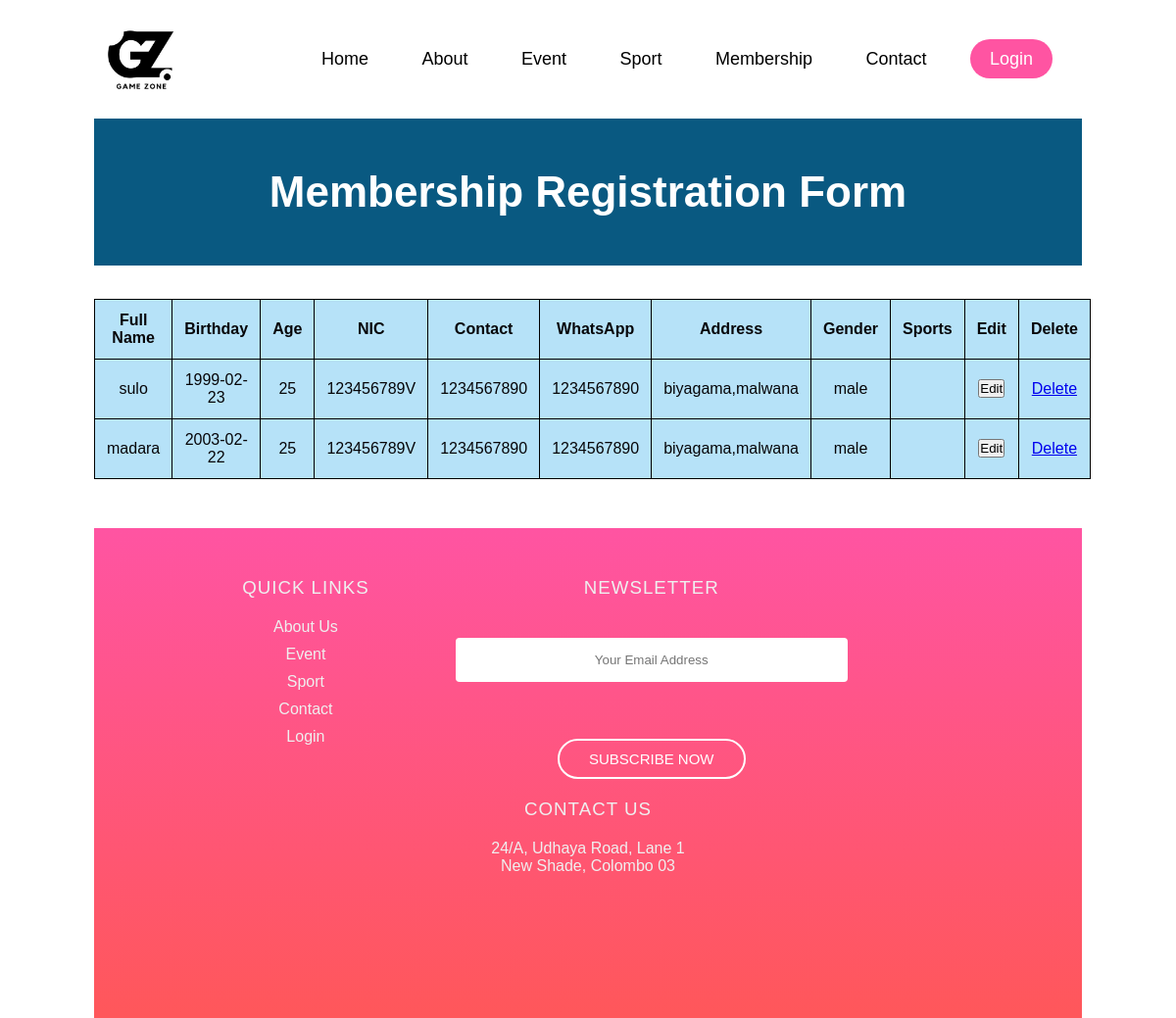
/Admin.php, run on the app's committed database.
### tables this page shows
CREATE TABLE `members` (
  `id` int(11) NOT NULL,
  `full_name` varchar(50) NOT NULL,
  `birthday` date NOT NULL,
  `age` int(3) NOT NULL,
  `nic` varchar(20) NOT NULL,
  `contact` varchar(20) NOT NULL,
  `whatsapp` varchar(15) NOT NULL,
  `address` varchar(100) NOT NULL,
  `gender` enum('male','female') NOT NULL,
  `sports` text NOT NULL
);

### Admin.php (the view, shortened to what this page needs)
<?php
$query = "SELECT * FROM members";
$run = mysqli_query($connect, $query);
?>
<!DOCTYPE html>
<html lang="en">
<head>
</head>
<body>
<div class="container">
        <div class="navbar">
            <img src="logo.jpeg" class="logo" alt="GameZone Logo">
            <nav>
                <ul id="menuList">
                    <li><a href="#">Home</a></li>
                    <li><a href="#">About</a></li>
                    <li><a href="#">Event</a></li>
                    <li><a href="#">Sport</a></li>
                    <li><a href="#">Membership</a></li>
                    <li><a href="#">Contact</a></li>
                    <li><a href="#" class="login">Login</a></li>
                </ul>
            </nav>
        </div>
    <h2>Membership Registration Form</h2>
    <table>
        <tr>
            <th>Full Name</th>
            <th>Birthday</th>
            <th>Age</th>
            <th>NIC</th>
            <th>Contact</th>
            <th>WhatsApp</th>
            <th>Address</th>
            <th>Gender</th>
            <th>Sports</th>
            <th>Edit</th>
            <th>Delete</th>
        </tr>
        <tbody>
        <?php
        if ($run && mysqli_num_rows($run) > 0) {
            while ($row = mysqli_fetch_assoc($run)) {
        ?>
            <tr>
                <td><?php echo $row['full_name']; ?></td>
                <td><?php echo $row['birthday']; ?></td>
                <td><?php echo $row['age']; ?></td>
                <td><?php echo $row['nic']; ?></td>
                <td><?php echo $row['contact']; ?></td>
                <td><?php echo $row['whatsapp']; ?></td>
                <td><?php echo $row['address']; ?></td>
                <td><?php echo $row['gender']; ?></td>
                <td><?php echo $row['sports']; ?></td>
                <td><button>Edit</button></td>
                <td><a href='delete.php?id=<?php echo $row['id']; ?>' id='btn'>Delete</a></td>
            </tr>
        <?php
            }
        } else {
            echo "<tr><td colspan='12'>No records found</td></tr>";
        }
        ?>
        </tbody>
    </table>
    <div class="footer">
        <div class="col-1">
            <h3>QUICK LINKS</h3>
            <a href="#">About Us</a>
            <a href="#">Event</a>
            <a href="#">Sport</a>
            <a href="#">Contact</a>
            <a href="#">Login</a>
        </div>
        <div class="col-2">
            <h3>NEWSLETTER</h3>
            <form>
                <input type="email" placeholder="Your Email Address" required>
                <br><br>
                <button type="submit">SUBSCRIBE NOW</button>
            </form>
        </div>
        <div class="col-3">
            <h3>CONTACT US</h3>
            <p>24/A, Udhaya Road, Lane 1<br>New Shade, Colombo 03</p>
            <div class="social-icons">
            </div>
        </div>
    </div>
</body>
</html>

### Admin.php (style rules this page uses)
* { margin: 0; padding: 0; font-family: sans-serif; }
.container { width: 100%; min-height: 100vh; padding-left: 8%; padding-right: 8%; box-sizing: border-box; overflow: hidden; }
.navbar { width: 100%; display: flex; align-items: center; padding: 20px 0; }
.logo { width: 100px; cursor: pointer; }
nav { flex: 1; text-align: right; }
nav ul { padding: 0; }
nav ul li { list-style: none; display: inline-block; margin-right: 30px; }
nav ul li a { text-decoration: none; color: #000; font-size: 18px; padding: 10px; }
.login { padding: 10px 20px; background-color: #ff54a2; color: #fff; border-radius: 25px; transition: background-color 0.3s ease, color 0.3s ease; }
h2 { background-color:rgb(9, 89, 129); color: white; font-size: 44px; padding: 50px; text-align: center; }
table { background-color: rgb(182, 226, 248) ; width: 100%; margin: 34px 0; border-collapse: collapse; color: rgb(7, 6, 9); }
table, th, td { border: 1px solid rgb(0, 0, 0); }
th, td { padding: 12px; text-align: center; }
.footer { margin-top: 50px; width: 100%; padding: 50px 15%; background: linear-gradient(#ff54a2, #ff575a); color: #efefef; display: flex; flex-wrap: wrap; box-sizing: border-box; justify-content: space-between; }
.footer div { text-align: center; margin-bottom: 20px; }
.col-2 { flex-grow: 2; }
.footer div h3 { font-weight: 300; margin-bottom: 20px; letter-spacing: 1px; }
.col-1 a { display: block; text-decoration: none; color: #efefef; margin-bottom: 10px; }
.col-1, .col-3 { margin: 0 auto; }
form input { width: 400px; height: 45px; border-radius: 4px; text-align: center; margin-top: 20px; margin-bottom: 40px; outline: none; border: none; }
form button { background: transparent; border: 2px solid #fff; color: #fff; border-radius: 30px; padding: 10px 30px; font-size: 15px; cursor: pointer; }
.social-icons { margin-top: 30px; }
p { color: #efefef; }

### data on the page
members: full_name "sulo", birthday "1999-02-23", age "25", nic "123456789V", contact "1234567890", whatsapp "1234567890", address "biyagama,malwana", gender "male"
members: full_name "madara", birthday "2003-02-22", age "25", nic "123456789V", contact "1234567890", whatsapp "1234567890", address "biyagama,malwana", gender "male"
